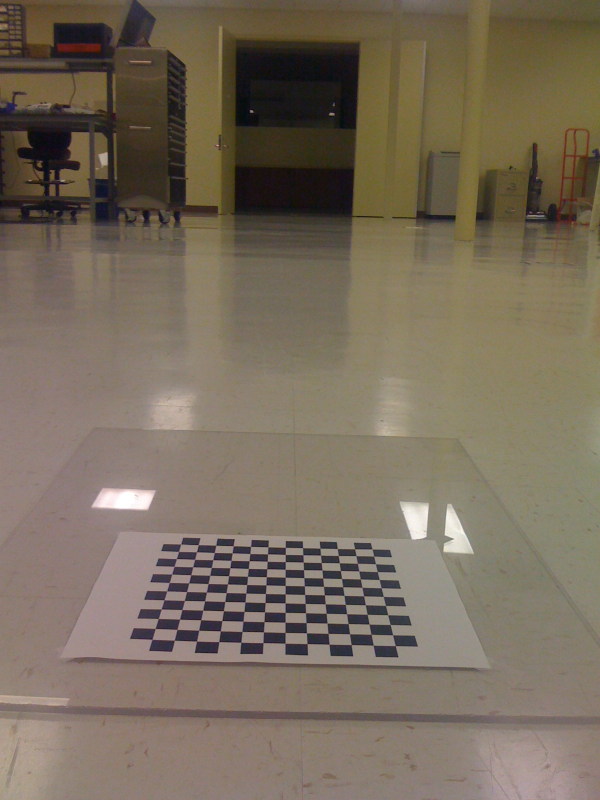
#> input picture Learning.OpenCV/birdseye/IMG_0214.jpg, 1200 x 1600 px (shown at 1/2 size)
$ python linearPolar_OpenCV3.py ../../../../Learning.OpenCV/birdseye/IMG_0214.jpg   (Python 2 division)
#> lines starting #> are read from the running program, lines starting #| are printed output that depends on the picture
# -*- coding: utf-8 -*-
import cv2
import sys
#主函数
if __name__ == "__main__":
    if len(sys.argv)>1:
        src = cv2.imread(sys.argv[1],cv2.IMREAD_ANYCOLOR)
#> src is the input picture: shape (1600, 1200, 3); mean B, G, R 91.9, 108.1, 120.2
    else:
        print "Usage: python linearPolar.py image"
    #显示原图
    cv2.imshow("src",src)
    #图像的极坐标变换
    dst = cv2.linearPolar(src,(508,503),550,cv2.INTER_LINEAR)
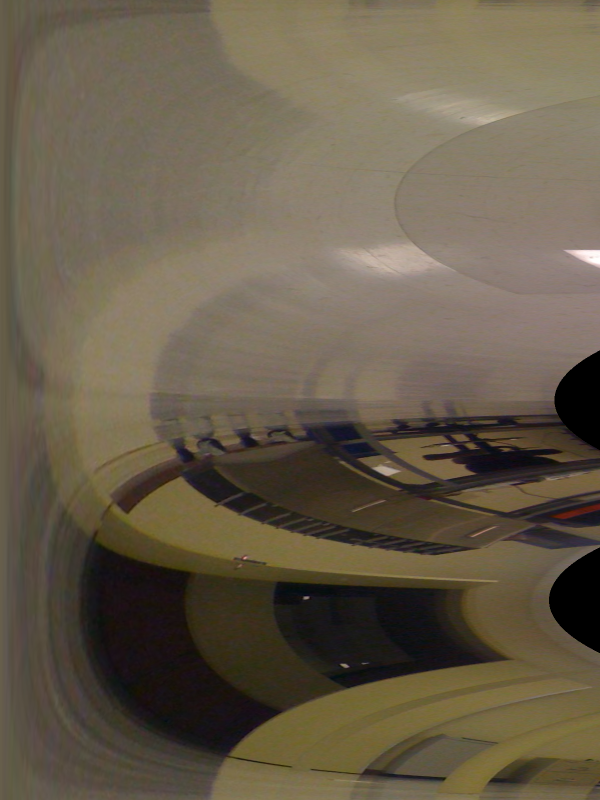
#> dst: shape (1600, 1200, 3) (shown at 1/2 size); mean B, G, R 74.1, 92.1, 102.8
    #显示极坐标变化的结果
    cv2.imshow("dst",dst)
    cv2.waitKey(0)
    cv2.destroyAllWindows()


$ run again, on Learning.OpenCV/birdseye/IMG_0217.jpg
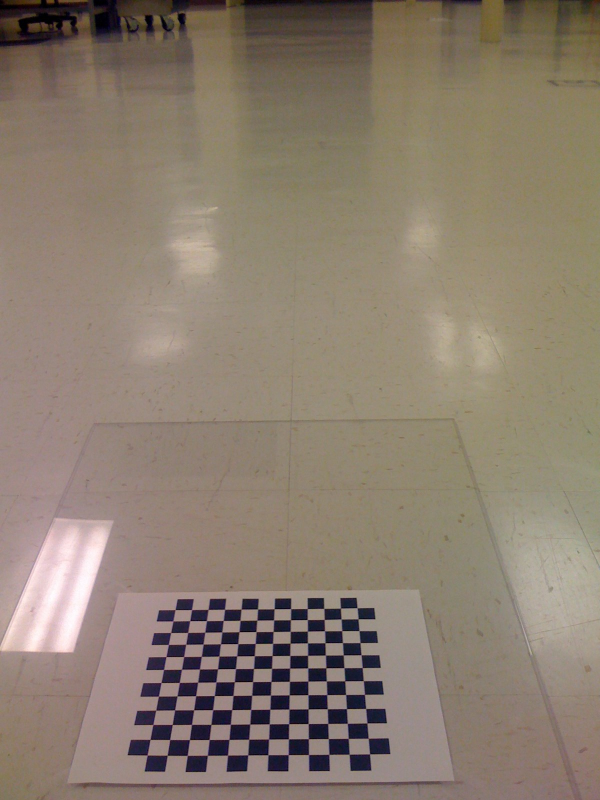
#> input picture Learning.OpenCV/birdseye/IMG_0217.jpg, 1200 x 1600 px (shown at 1/2 size)
#> src is the input picture: shape (1600, 1200, 3); mean B, G, R 111.4, 125.9, 139.5
#> `dst = cv2.linearPolar(src,(508,503),550,cv2.INTER_LINEAR)`:
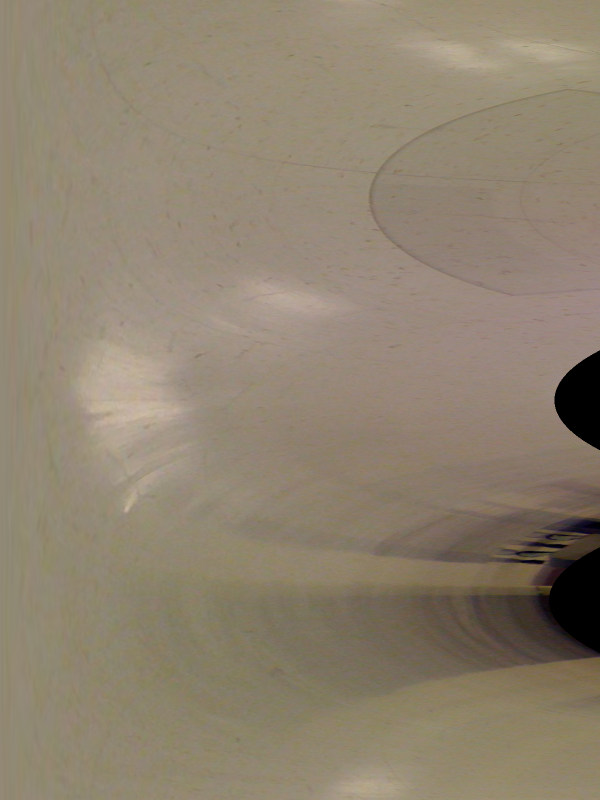
#> dst: shape (1600, 1200, 3) (shown at 1/2 size); mean B, G, R 111.1, 129.9, 142.1

$ run again, on Learning.OpenCV/birdseye/IMG_0218.jpg
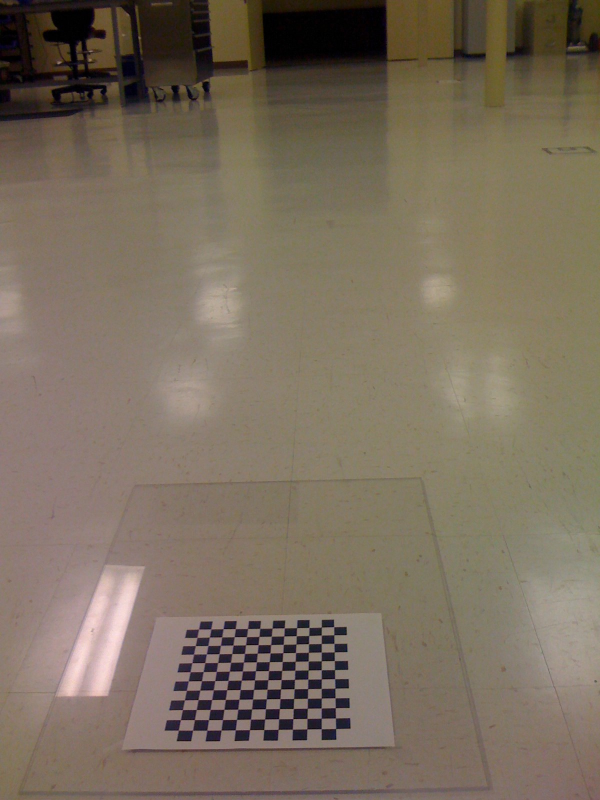
#> input picture Learning.OpenCV/birdseye/IMG_0218.jpg, 1200 x 1600 px (shown at 1/2 size)
#> src is the input picture: shape (1600, 1200, 3); mean B, G, R 94.1, 110.4, 123
#> `dst = cv2.linearPolar(src,(508,503),550,cv2.INTER_LINEAR)`:
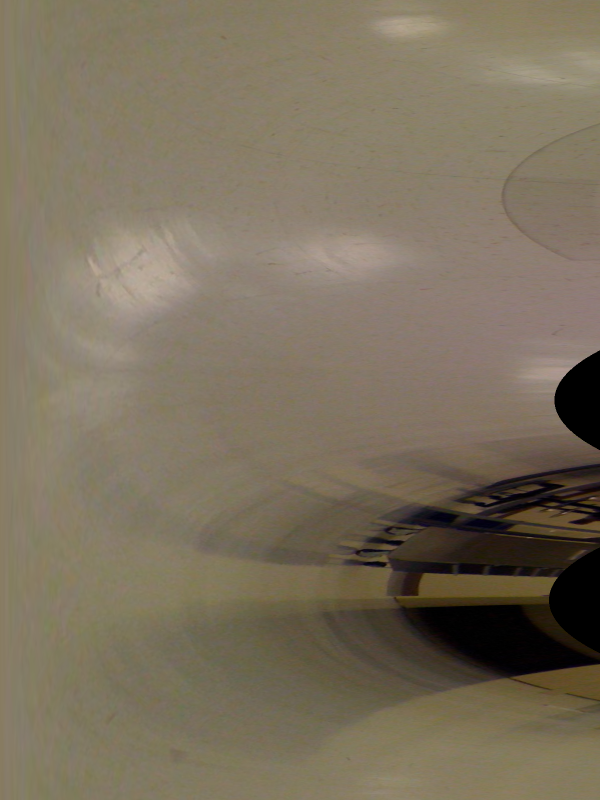
#> dst: shape (1600, 1200, 3) (shown at 1/2 size); mean B, G, R 92.9, 112.1, 122.8

$ run again, on Learning.OpenCV/birdseye/IMG_0219.jpg
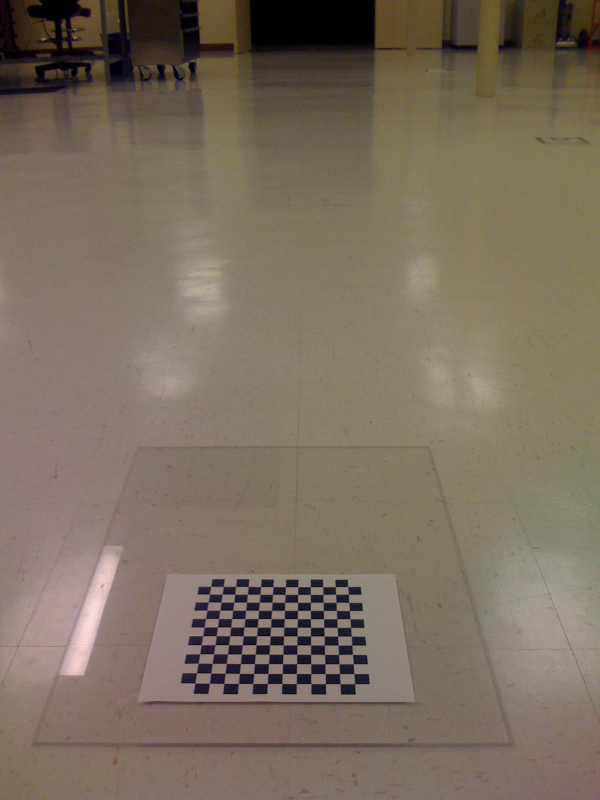
#> input picture Learning.OpenCV/birdseye/IMG_0219.jpg, 1200 x 1600 px (shown at 1/2 size)
#> src is the input picture: shape (1600, 1200, 3); mean B, G, R 95.4, 110.4, 122.5
#> `dst = cv2.linearPolar(src,(508,503),550,cv2.INTER_LINEAR)`:
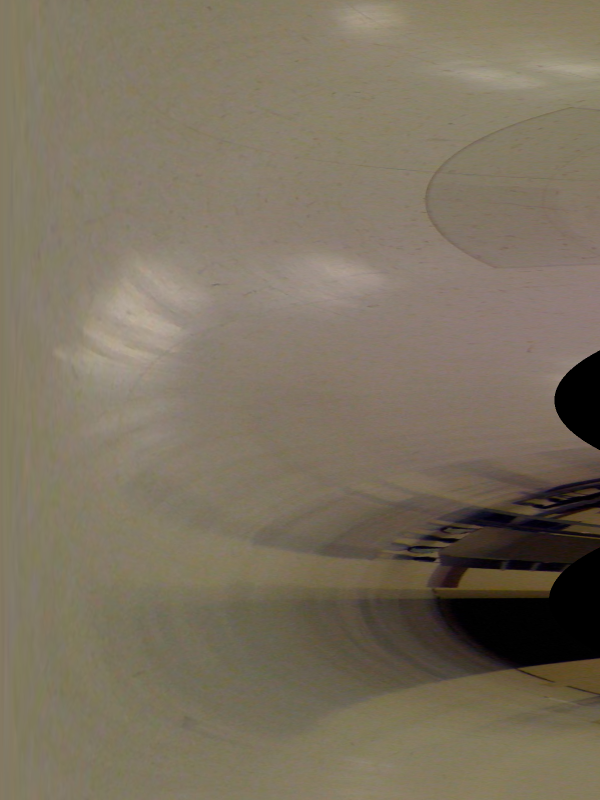
#> dst: shape (1600, 1200, 3) (shown at 1/2 size); mean B, G, R 94.7, 112.6, 122.8
